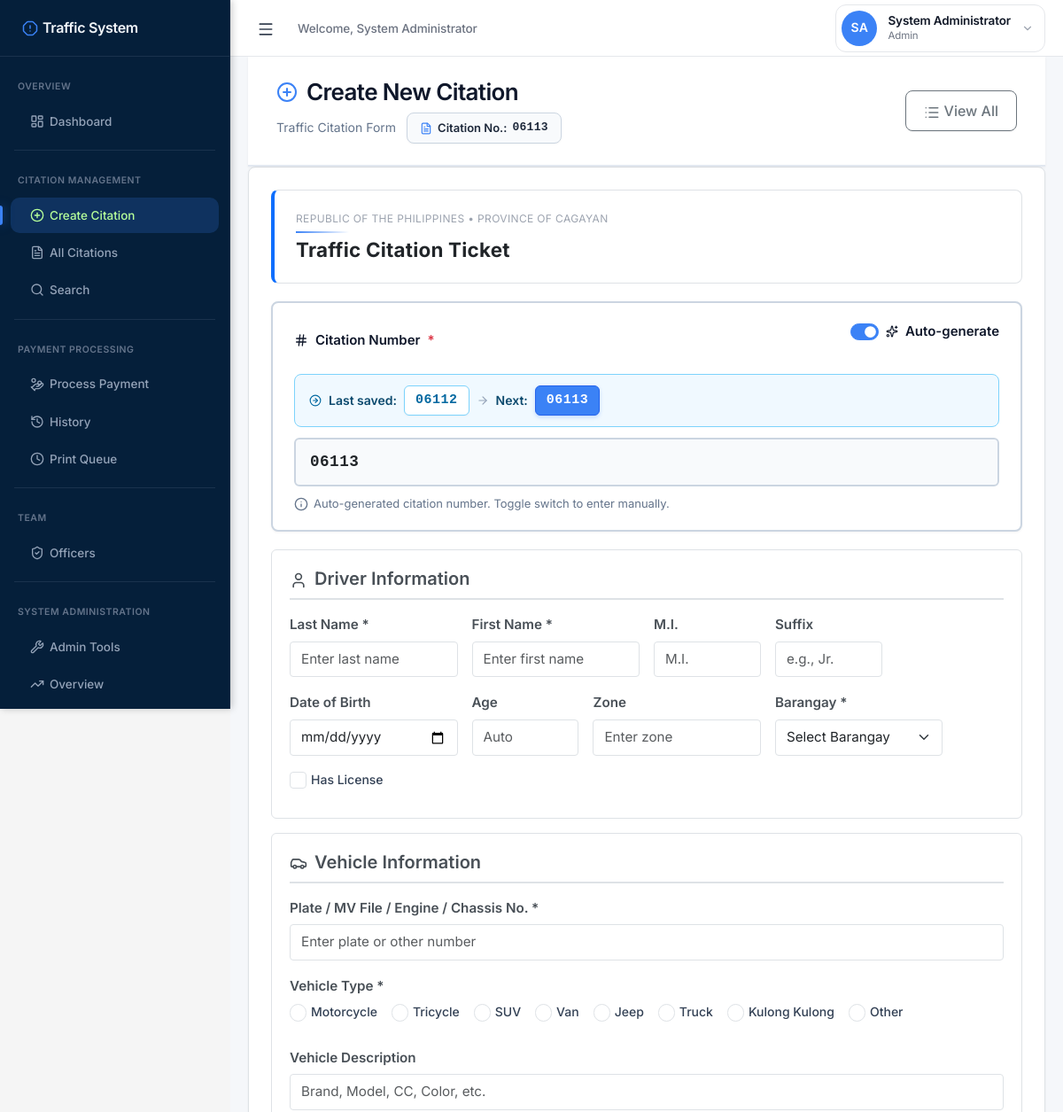
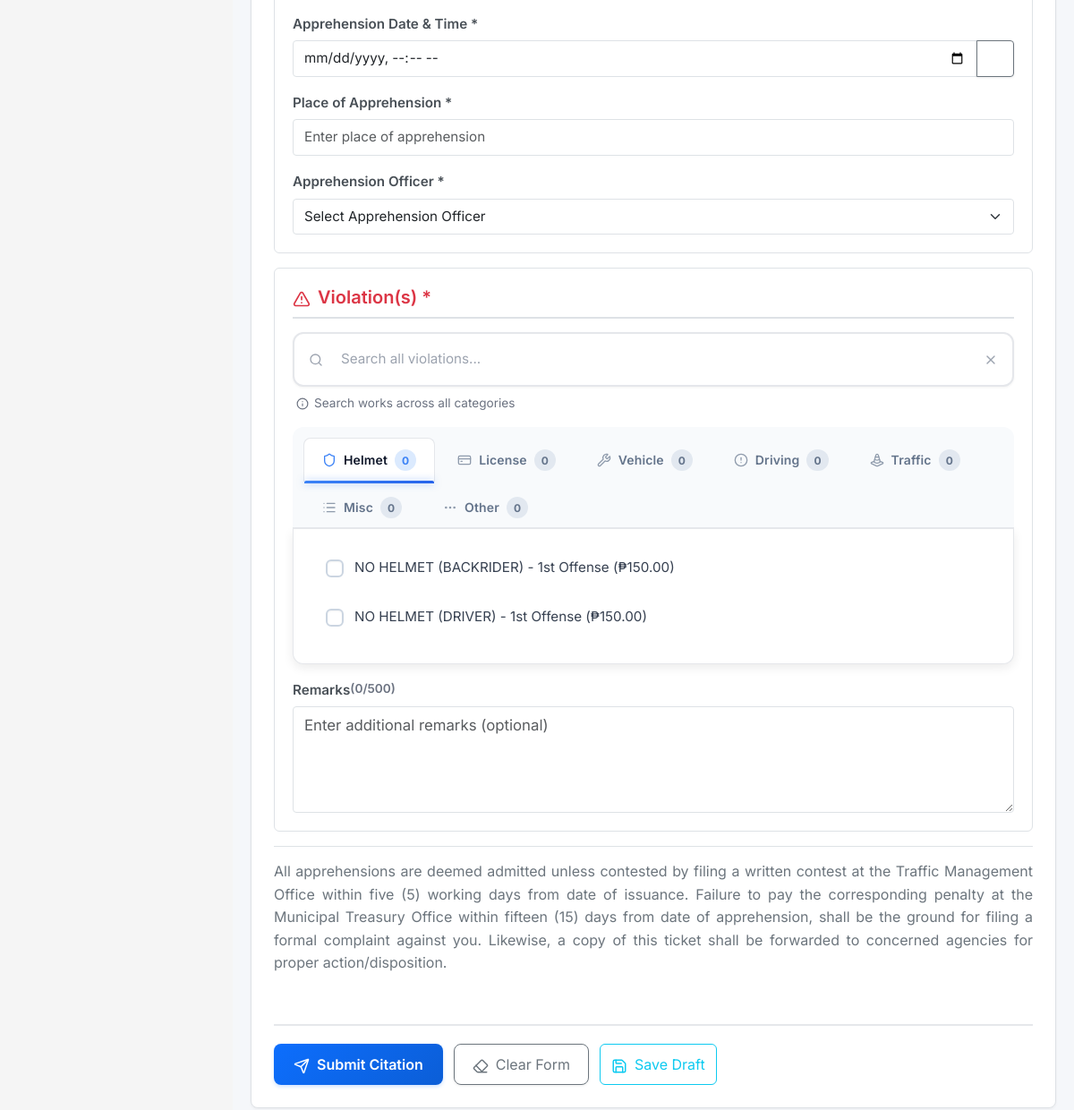
/public/index2.php (signed in), run on the app's committed database (2 pictures, top to bottom).
### tables this page shows
CREATE TABLE `citations` (
  `citation_id` int(11) NOT NULL,
  `ticket_number` varchar(50) NOT NULL,
  `driver_id` int(11) DEFAULT NULL,
  `last_name` varchar(100) NOT NULL,
  `first_name` varchar(100) NOT NULL,
  `middle_initial` varchar(10) DEFAULT NULL,
  `suffix` varchar(20) DEFAULT NULL,
  `date_of_birth` date DEFAULT NULL,
  `age` int(11) DEFAULT NULL,
  `zone` varchar(50) DEFAULT NULL,
  `barangay` varchar(100) NOT NULL,
  `municipality` varchar(100) NOT NULL DEFAULT 'Baggao',
  `province` varchar(100) NOT NULL DEFAULT 'Cagayan',
  `license_number` varchar(50) DEFAULT NULL,
  `license_type` varchar(50) DEFAULT NULL,
  `plate_mv_engine_chassis_no` varchar(100) NOT NULL,
  `vehicle_description` text DEFAULT NULL,
  `apprehension_datetime` datetime NOT NULL,
  `place_of_apprehension` varchar(255) NOT NULL,
  `apprehension_officer` varchar(255) NOT NULL,
  `remarks` text DEFAULT NULL,
  `status` enum('pending','paid','contested','dismissed','void') NOT NULL DEFAULT 'pending',
  `payment_date` datetime DEFAULT NULL,
  `total_fine` decimal(10,2) DEFAULT 0.00,
  `created_at` datetime NOT NULL DEFAULT current_timestamp(),
  `updated_at` datetime DEFAULT NULL ON UPDATE current_timestamp(),
  `created_by` int(11) DEFAULT NULL,
  `deleted_at` datetime DEFAULT NULL COMMENT 'Soft delete timestamp',
  `deleted_by` int(11) DEFAULT NULL COMMENT 'User who deleted the citation',
  `deletion_reason` text DEFAULT NULL COMMENT 'Reason for deletion'
);

CREATE TABLE `violation_categories` (
  `category_id` int(11) NOT NULL,
  `category_name` varchar(100) NOT NULL,
  `category_icon` varchar(50) NOT NULL DEFAULT 'list',
  `category_color` varchar(7) NOT NULL DEFAULT '#6b7280',
  `description` text DEFAULT NULL,
  `display_order` int(11) NOT NULL DEFAULT 0,
  `is_active` tinyint(1) NOT NULL DEFAULT 1,
  `created_at` datetime NOT NULL DEFAULT current_timestamp(),
  `updated_at` datetime DEFAULT NULL ON UPDATE current_timestamp()
);

CREATE TABLE `violation_types` (
  `violation_type_id` int(11) NOT NULL,
  `violation_type` varchar(255) NOT NULL,
  `description` text DEFAULT NULL,
  `category_id` int(11) DEFAULT NULL,
  `category` varchar(50) DEFAULT 'Other',
  `fine_amount_1` decimal(10,2) NOT NULL DEFAULT 500.00,
  `fine_amount_2` decimal(10,2) NOT NULL DEFAULT 1000.00,
  `fine_amount_3` decimal(10,2) NOT NULL DEFAULT 1500.00,
  `is_active` tinyint(1) NOT NULL DEFAULT 1,
  `created_at` datetime NOT NULL DEFAULT current_timestamp()
);

### templates/citation-form.php (the view, shortened to what the rows shown need)
<form id="citationForm" action="../api/insert_citation.php" method="POST">
    <div class="ticket-container">
        <div class="header">
            <div class="header-text">
                <h1>Traffic Citation Ticket</h1>
            </div>
        </div>
        <div class="citation-number-input-group">
            <div class="d-flex justify-content-between align-items-center mb-3">
                <label for="citation_no" class="mb-0">
                </label>
                <div class="form-check form-switch">
                </div>
            </div>
            <?php if (!empty($last_citation)): ?>
            <div class="citation-sequence-info">
                <div class="sequence-badge">
                    <i data-lucide="arrow-right-circle" style="width: 14px; height: 14px;"></i>
                    <span class="sequence-label">Last saved:</span>
                    <span class="sequence-number"><?php echo htmlspecialchars($last_citation); ?></span>
                    <i data-lucide="arrow-right" style="width: 14px; height: 14px; color: #94a3b8;"></i>
                    <span class="sequence-label">Next:</span>
                    <span class="sequence-number sequence-next"><?php echo htmlspecialchars($next_ticket); ?></span>
                </div>
            </div>
            <?php endif; ?>
            <input
                type="text"
                class="form-control"
                id="citation_no"
                name="ticket_number"
                value="<?php echo htmlspecialchars($next_ticket); ?>"
                required
                readonly
                pattern="[A-Z0-9\-]{6,8}"
                placeholder="e.g., 061234"
                autocomplete="off"
                minlength="6"
                maxlength="8"
                data-auto-value="<?php echo htmlspecialchars($next_ticket); ?>"
                title="Citation number must be 6 to 8 characters (letters, numbers, or hyphens)"
            >
            <div class="citation-help-text" id="citationHelp">
                <i data-lucide="info"></i>
                <span id="citationHelpText">Auto-generated citation number. Toggle switch to enter manually.</span>
            </div>
        </div>
        <div class="section">
            <div class="violation-tabs-wrapper">
                <div class="violation-tabs" id="violationTabs">
                    <?php
                    $tab_index = 0;
                    foreach ($violation_categories as $cat) {
                        $category_slug = strtolower(str_replace(' ', '-', $cat['category_name']));
                        $active_class = $tab_index === 0 ? ' active' : '';
                        echo "<button class='tab-pill$active_class' data-tab='$category_slug' data-category-id='" . $cat['category_id'] . "' type='button'>";
                        echo "<i data-lucide='" . htmlspecialchars($cat['category_icon']) . "' class='tab-icon'></i>";
                        echo "<span class='tab-label'>" . htmlspecialchars($cat['category_name']) . "</span>";
                        echo "<span class='tab-badge' data-tab='$category_slug'>0</span>";
                        echo "</button>";
                        $tab_index++;
                    }
                    ?>
                </div>
            </div>
            <div class="violation-tab-content" id="violationTabsContent">
                <?php
                $tab_index = 0;
                foreach ($violation_categories as $cat) {
                    $category_slug = strtolower(str_replace(' ', '-', $cat['category_name']));
                    $active_class = $tab_index === 0 ? ' active' : '';
                    echo "<div class='tab-pane$active_class' data-pane='$category_slug'>";
                    echo "<div class='violations-list'>";
                    foreach ($violation_types as $v) {
                        if (isset($v['category_id']) && $v['category_id'] == $cat['category_id']) {
                            $offense_count = isset($offense_counts[$v['violation_type_id']]) ? min((int)$offense_counts[$v['violation_type_id']] + 1, 3) : 1;
                            $fine_key = "fine_amount_$offense_count";
                            $offense_suffix = $offense_count == 1 ? 'st' : ($offense_count == 2 ? 'nd' : 'rd');
                            $label = $v['violation_type'] . " - {$offense_count}{$offense_suffix} Offense (₱" . number_format($v[$fine_key], 2) . ")";
                            $input_id = 'violation_' . $v['violation_type_id'];
                            echo "<div class='violation-item' data-violation-text='" . htmlspecialchars(strtolower($v['violation_type'])) . "'>";
                            echo "<div class='custom-checkbox'>";
                            echo "<label class='checkbox-label' for='$input_id'>";
                            echo "<span class='checkbox-box'></span>";
                            echo "<span class='checkbox-text'>" . htmlspecialchars($label) . "</span>";
                            echo "</label>";
                            echo "</div></div>";
                        }
                    }
                    echo "</div></div>";
                    $tab_index++;
                }
                ?>
            </div>
        </div>
    </div>
</form>

### public/index2.php (shortened to what the rows shown need)
<?php
require_once ROOT_PATH . '/includes/functions.php';
require_once ROOT_PATH . '/services/CitationService.php';
$citationService = new CitationService();
$next_ticket = $citationService->generateNextTicketNumber();
$last_citation = '';
try {
    $stmt = db_query(
        "SELECT ticket_number FROM citations ORDER BY CAST(ticket_number AS UNSIGNED) DESC LIMIT 1"
    );
    $row = $stmt->fetch();
    if ($row) {
        $last_citation = $row['ticket_number'];
    }
} catch (Exception $e) {
    error_log("Error fetching last citation: " . $e->getMessage());
}
$offense_counts = [];
$violation_categories = [];
try {
    $stmt = db_query(
        "SELECT * FROM violation_categories WHERE is_active = 1 ORDER BY display_order ASC, category_name ASC"
    );
    $violation_categories = $stmt->fetchAll();
} catch (Exception $e) {
    error_log("Error fetching categories: " . $e->getMessage());
}
if (!isset($_SESSION['violation_types'])) {
    $_SESSION['violation_types'] = $citationService->getActiveViolationTypes();
}
$violation_types = $_SESSION['violation_types'];
?>
<!DOCTYPE html>
<html lang="en">
<head>
    <link href="https://cdn.jsdelivr.net/npm/bootstrap@5.3.3/dist/css/bootstrap.min.css" rel="stylesheet">
    <link rel="stylesheet" href="https://cdn.jsdelivr.net/npm/sweetalert2@11/dist/sweetalert2.min.css">
    <link rel="stylesheet" href="../assets/css/citation-form.css">
</head>
<body class="loading">
    <?php include 'sidebar.php'; ?>
    <div class="content">
        <div class="page-header">
            <div style="display: flex; align-items: center; justify-content: space-between; flex-wrap: wrap;">
                <div>
                    <h1>
                        <i data-lucide="plus-circle" style="color: #3b82f6; margin-right: 10px; width: 24px; height: 24px;"></i>
                        Create New Citation
                    </h1>
                    <p>
                        <span class="citation-badge">
                            <i data-lucide="file-text" class="citation-badge-icon" style="width: 14px; height: 14px;"></i>
                            <span>Citation No.:</span>
                            <span class="citation-badge-number"><?php echo htmlspecialchars($next_ticket); ?></span>
                        </span>
                    </p>
                </div>
            </div>
        </div>
        <?php include ROOT_PATH . '/templates/citation-form.php'; ?>
    </div>
</body>
</html>

### data on the page
citations: ticket_number "06113", ticket_number "06112"
violation_categories: category_name "Helmet"
violation_categories: category_name "License"
violation_categories: category_name "Vehicle"
violation_categories: category_name "Driving"
violation_categories: category_name "Traffic"
violation_categories: category_name "Misc"
violation_categories: category_name "Other"
violation_types: label "NO HELMET (BACKRIDER) - 1st Offense (₱150.00)"
violation_types: label "NO HELMET (DRIVER) - 1st Offense (₱150.00)"

### other printed values
$_SESSION['full_name'] "System Administrator"
$initials "SA"
$_SESSION['user_role'] "Admin"
$type "Motorcycle"
$type "Tricycle"
$type "SUV"
$type "Van"
$type "Jeep"
$type "Truck"
$type "Kulong Kulong"
$type "Other"
